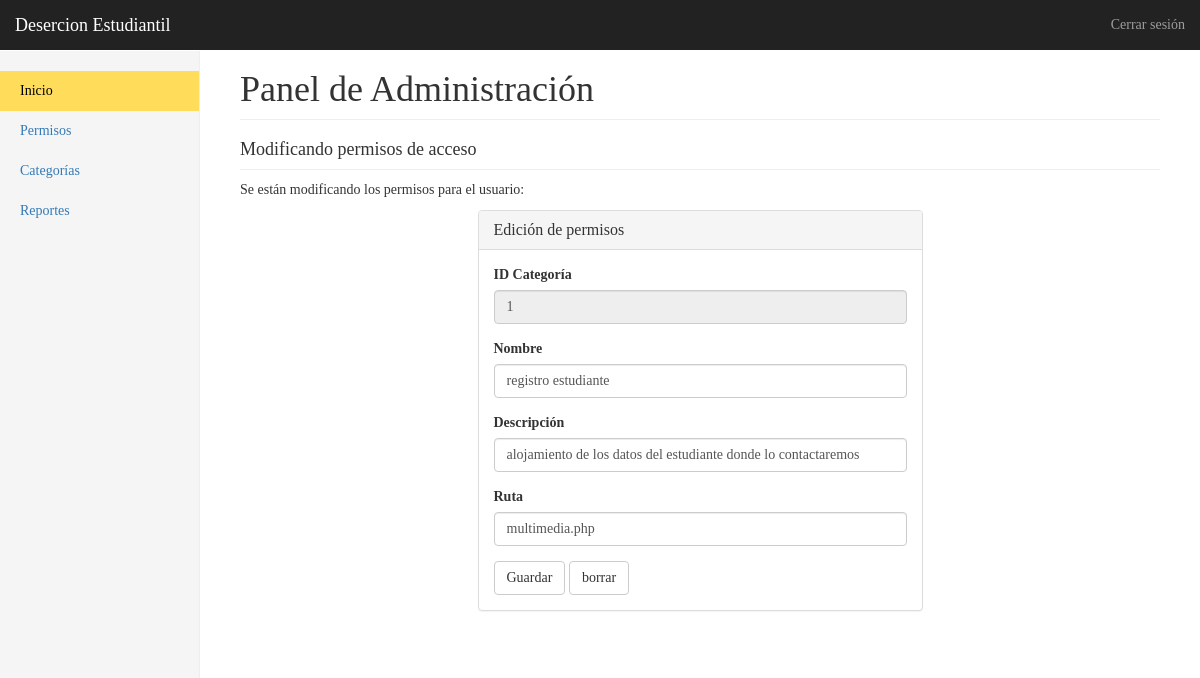
/admin/editarCategoria.php?id=1 (signed in), run on the app's committed database.
### tables this page shows
CREATE TABLE `categorias` (
  `ID_Categoria` int(11) NOT NULL AUTO_INCREMENT,
  `categoria` varchar(45) NOT NULL,
  `descripcion` varchar(255) NOT NULL,
  `ruta` varchar(40) NOT NULL,
  PRIMARY KEY (`ID_Categoria`)
);

### scripts/funciones.php (called while the page is built, shortened)
<?php
	$conexion = null;
	function getCategoriaPorId($id)
	{
		global $conexion;
		$respuesta = mysqli_query($conexion, "SELECT * FROM categorias WHERE ID_Categoria =  ".$id);
		return mysqli_fetch_row($respuesta);
	}
?>

### admin/editarCategoria.php (the view, shortened to what this page needs)
<?php
  require '../scripts/funciones.php';
  if( isset($_GET['id']) )
    $id = $_GET['id'];
  else header('Location: ../panelAdmin.php');
  $categoria = getCategoriaPorId($id);
?>
<!DOCTYPE html>
<html lang="es">
  <head>
    <link rel="stylesheet" href="https://maxcdn.bootstrapcdn.com/bootstrap/3.3.2/css/bootstrap.min.css">
    <link href="../css/dashboard.css" rel="stylesheet">
    <link rel="stylesheet" href="../css/graficas.css">
  </head>
  <body>
    <?php include 'menu-superior.php'; ?>
    <div class="container-fluid">
      <div class="row">
        <?php include 'menu-lateral.php'; ?>
        <div class="col-sm-9 col-sm-offset-3 col-md-10 col-md-offset-2 main">
          <h1 class="page-header">Panel de Administración</h1>
          <h4 class="sub-header">Modificando permisos de acceso</h4>
          <p>Se están modificando los permisos para el usuario:</p>
          <div class="row">
            <div class="col-sm-6 col-sm-offset-3">
            <div class="panel panel-default">
              <div class="panel-heading"><h3 class="panel-title">Edición de permisos</h3></div>
              <div class="panel-body">
                <form action="../scripts/editar-categoria.php" method="POST">
                  <div class="form-group">
                    <label for="txtId">ID Categoría</label>
                    <input type="number" class="form-control" id="txtId" name="txtId" value="<?= $categoria[0] ?>" readonly>
                  </div>
                  <div class="form-group">
                    <label for="txtNombre">Nombre</label>
                    <input type="text" class="form-control" id="txtNombre"  name="txtNombre" value="<?= $categoria[1] ?>">
                  </div>
                  <div class="form-group">
                    <label for="txtDescripcion">Descripción</label>
                    <input type="text" class="form-control" id="txtDescripcion" name="txtDescripcion" value="<?= $categoria[2] ?>">
                  </div>
                  <div class="form-group">
                    <label for="txtRuta">Ruta</label>
                    <input type="text" class="form-control" id="txtRuta" name="txtRuta" value="<?= $categoria[3] ?>">
                  </div>
                  <button type="submit" class="btn btn-default">Guardar</button>
                  <input type="reset" class="btn btn-default" value="borrar" >
                </form>
              </div>
            </div>
          </div>
        </div>
        </div>
      </div>
    </div>
  </body>
</html>

### css/dashboard.css (style rules this page uses)
body { padding-top: 50px; }
.sub-header { padding-bottom: 10px; border-bottom: 1px solid #eee; }
.main { padding: 20px; }
@media (min-width: 768px) { .main { padding-right: 40px; padding-left: 40px; } }
.main .page-header { margin-top: 0; }

### css/graficas.css (style rules this page uses)
body { font-family: 'Edu VIC WA NT Beginner', cursive; font-family: 'Source Serif Pro', serif; }

### data on the page
categorias: txtId "1", txtNombre "registro estudiante", txtDescripcion "alojamiento de los datos del estudiante donde lo contactaremos", txtRuta "multimedia.php"
